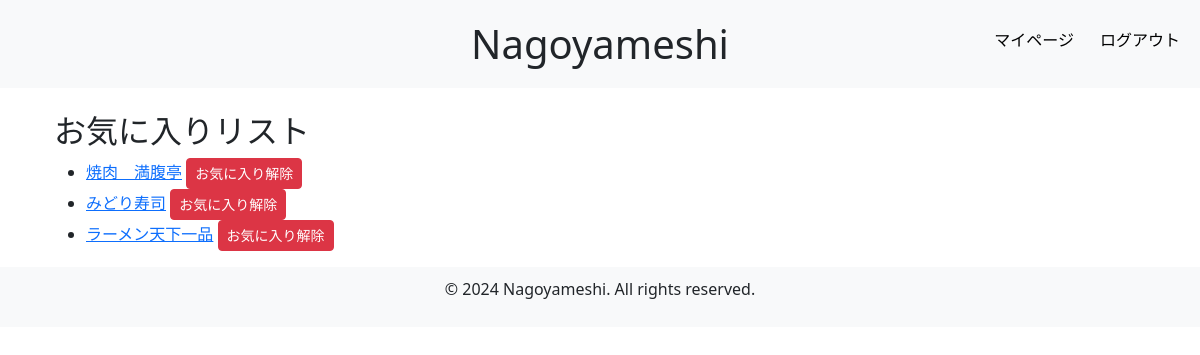
The app's page /favorites/ (signed in) with its own data.
### nagoyameshi/models.py (models this page shows, shortened)
class Favorite(models.Model):
    user = models.ForeignKey(CustomUser, on_delete=models.CASCADE)
    restaurant = models.ForeignKey(Restaurant, on_delete=models.CASCADE)

class Restaurant(models.Model):
    name = models.CharField(max_length=200)
    price = models.PositiveIntegerField()
    description = models.TextField()
    postal_code = models.CharField(max_length=10)
    address = models.CharField(max_length=200)
    phone_number = models.CharField(max_length=15)
    open_time = models.TimeField()
    close_time = models.TimeField()
    created_at = models.DateTimeField(auto_now_add=True)
    updated_at = models.TimeField(auto_now=True)
    img = models.ImageField(upload_to='restaurant_images/')
    category = models.ForeignKey(Category, on_delete=models.CASCADE, null=True, blank=True)

### nagoyameshi/decorators.py (the view)
    def _wrapped_view_func(request, *args, **kwargs):
        if request.user.is_authenticated and request.user.is_subscription_user:
            return view_func(request, *args, **kwargs)
        else:
            return redirect('subscription_required')  # エラーページにリダイレクト

### nagoyameshi/views.py (called while the page is built)
@login_required
@subscription_required
def favorite_list(request):
    favorites = Favorite.objects.filter(user=request.user).select_related('restaurant')
    return render(request, 'favorite_list.html', {'favorites': favorites})

### nagoyameshi/templates/favorite_list.html (shortened to what this page needs)
{% extends 'base.html' %}
{% block content %}
<div class="container mt-4">
    <h2>お気に入りリスト</h2>
    <ul>
        {% for favorite in favorites %}
        <li>
            <a href="{% url 'restaurant_detail' favorite.restaurant.id %}">{{ favorite.restaurant.name }}</a>
            <form method="post" action="{% url 'remove_from_favorites' favorite.id %}" style="display:inline;">
                <button type="submit" class="btn btn-danger btn-sm">お気に入り解除</button>
            </form>
        </li>
        {% endfor %}
    </ul>
</div>
{% endblock %}

### records on screen
Favorite: restaurant.name "焼肉 満腹亭"
Favorite: restaurant.name "みどり寿司"
Favorite: restaurant.name "ラーメン天下一品"
